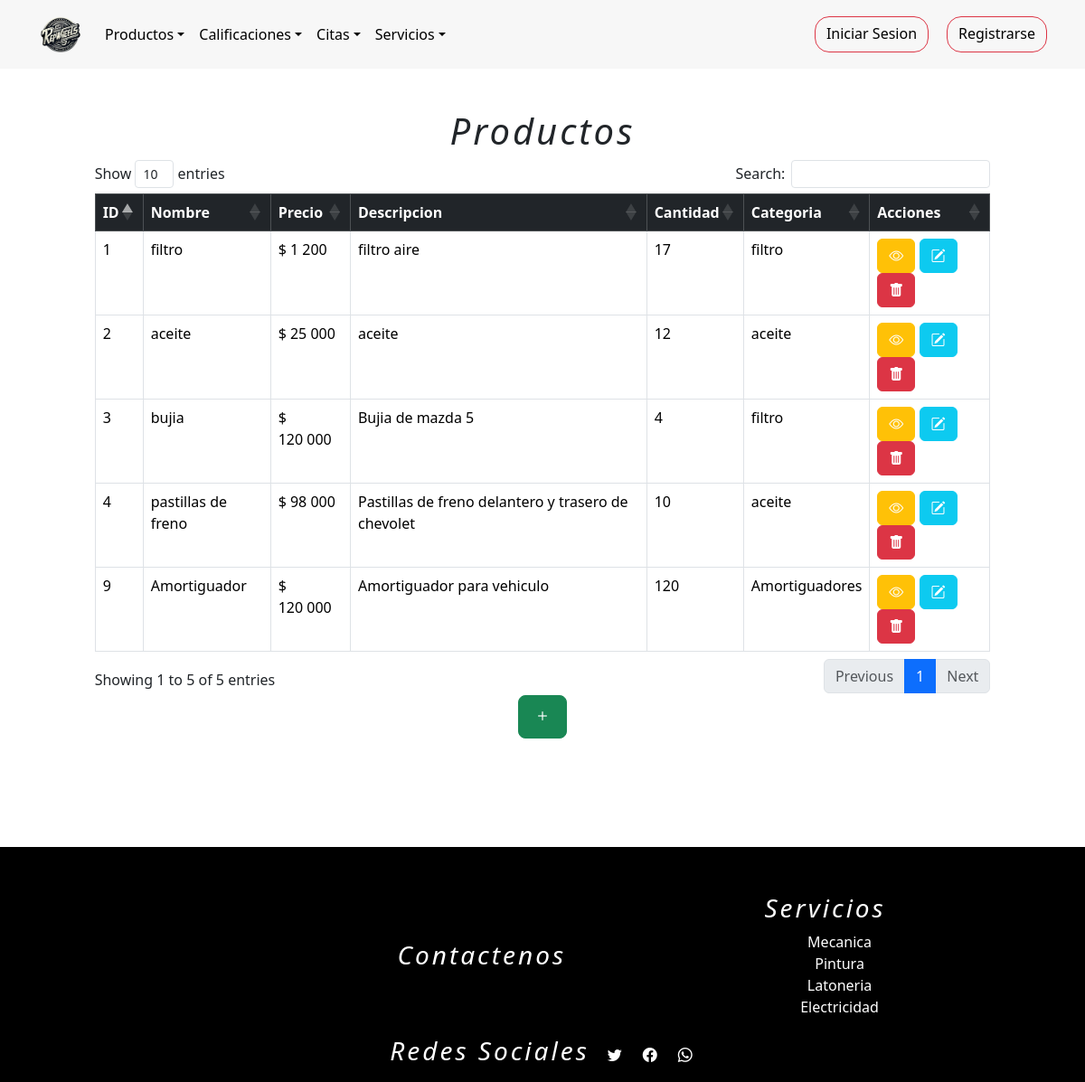
The app's page /listarProductos, older data.
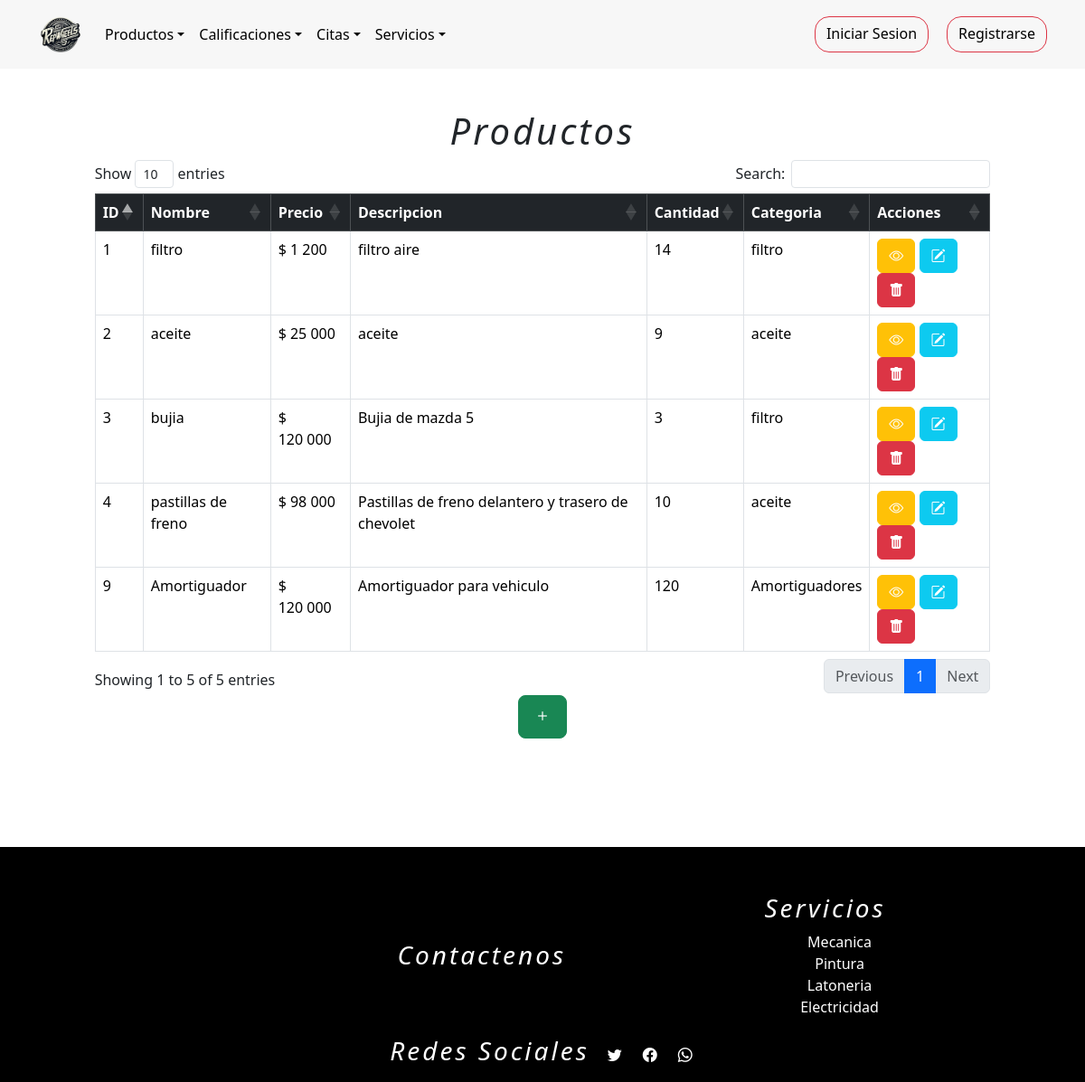
The same page, newer data.
### tienda/models.py (models this page shows, shortened)
class Productos(models.Model):
    nombre=models.CharField(max_length=254)
    Precio=models.IntegerField(null = False)
    descripcion_producto = models.TextField()
    cantidad=models.IntegerField()
    categoria=models.ForeignKey(Categoria,on_delete=models.DO_NOTHING,blank=False,null=True)
    foto = models.ImageField(upload_to="media/", default="media/default.png")

class Categoria(models.Model):
    nombre=models.CharField(max_length=254)
    descripcion_categoria = models.TextField()
    def __str__(self):
        return self.nombre

### tienda/views.py (the view)
# urls.py: path('listarProductos',views.listarProductos, name= "listarProductos"),
def listarProductos(request):
    q = Productos.objects.all()
    contexto = {"data":q}
    return render(request, "tienda/productos/listarProductos.html",contexto)

### tienda/templates/tienda/productos/listarProductos.html (shortened to what this page needs)
{% extends 'tienda/base1.html' %}
{% load static %}
{% load humanize %}
{% block contenedor %}
<main>
    <div class="container-fluid m-3" style="padding: 2%;">
        <h1>Productos</h1>
            <table  class="table table-bordered table-hover" id="tableR">
                <thead class="table-dark">
                    <tr>
                        <th>ID</th>
                        <th>Nombre</th>
                        <th>Precio</th>
                        <th>Descripcion</th>
                        <th>Cantidad</th>
                        <th>Categoria</th>
                        <th>Acciones</th>
                    </tr>
                </thead>
                <tbody>
                    {% for q in data %}
                        <tr>
                            <td>{{ q.id }}</td>
                            <td>{{ q.nombre }}</td>
                            <td>$ {{ q.Precio|floatformat:0|intcomma }}</td>
                            <td>{{ q.descripcion_producto }}</td>
                            <td>{{ q.cantidad }}</td>
                            <td>{{ q.categoria }}</td>
                            <td>
                                <button class="btn btn-warning" data-bs-toggle="modal" data-bs-target="#agg_{{ q.id }}"><i class="bi bi-eye"></i></button>
                                <a class="btn btn-info" href="{% url 'editarProductos' q.id %}"><i class="bi bi-pencil-square"></i></a>
                                <a class="btn btn-danger" href="javascript:eliminar('{% url 'eliminarProductos' q.id %}')"><i class="bi bi-trash-fill"></i></a>
                            </td>
                        </tr>
                    {% endfor %}
                </tbody>
            </table>
            <div style="display: flex; justify-content: center; align-content: center;">
                <a href="{% url 'crearProductoform' %}" class="btn btn-success btn-lg"><i class="bi bi-plus"></i></a>
            </div>
    </div>
</main>
{% endblock %}

Row changes from the older to the newer data that the page shows:
changed Productos "filtro aire": cantidad "17" → "14"
changed Productos id 2: cantidad "12" → "9"
changed Productos "bujia": cantidad "4" → "3"
